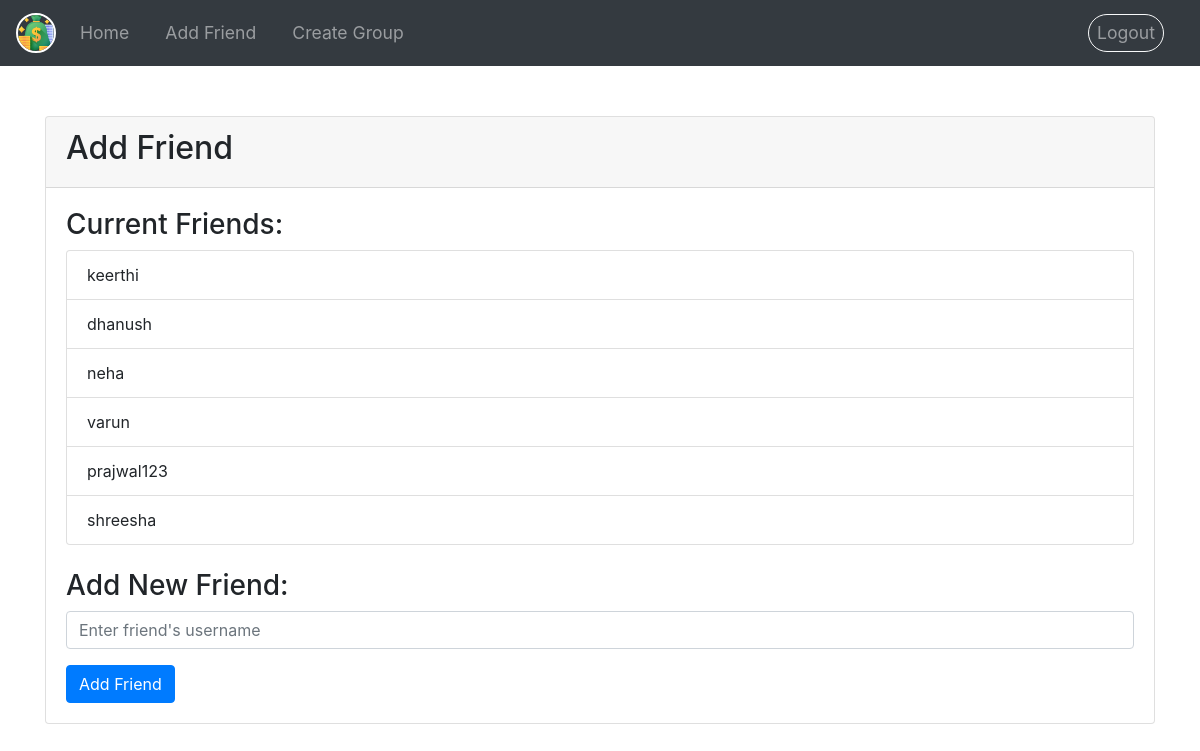
Before: /friends/add/ (signed in) with the older database file.
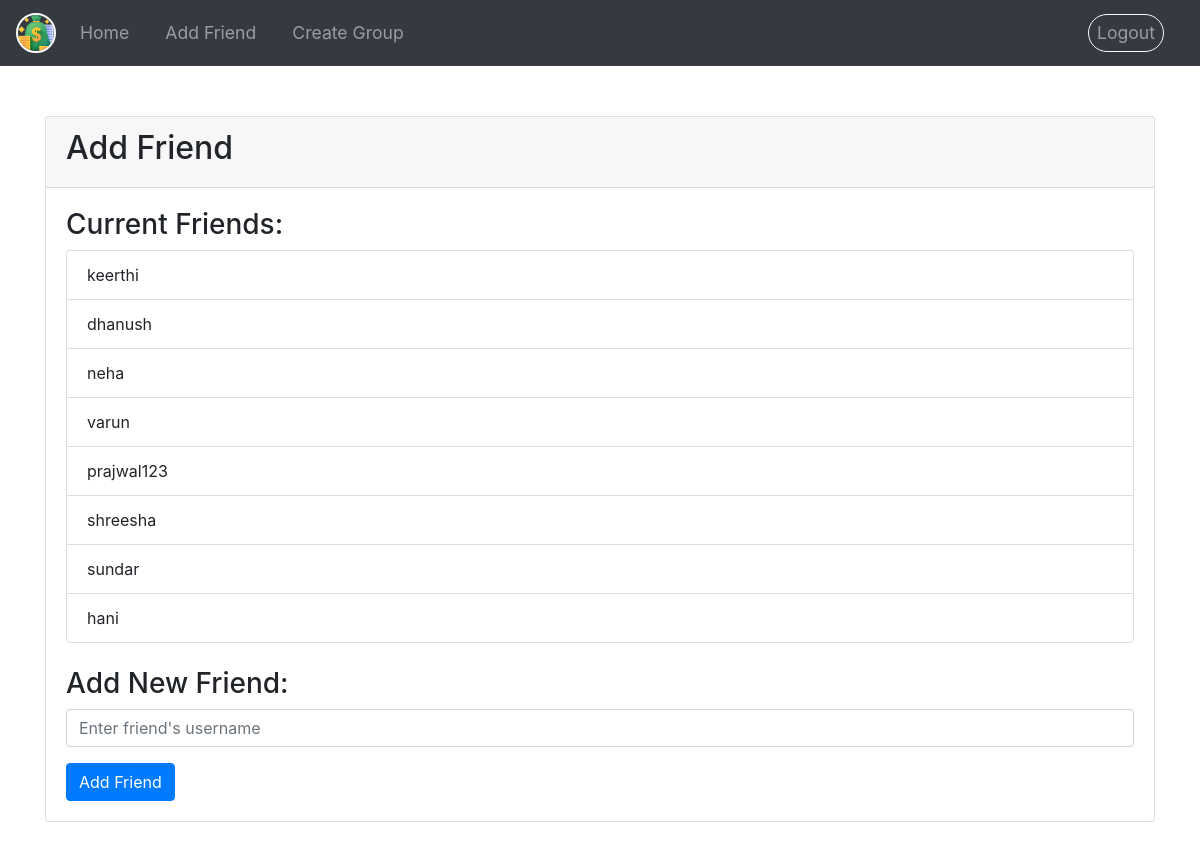
After: the same page with the newer database file.
### expenses/models.py (models this page shows)
class Friendship(models.Model):
    user1 = models.ForeignKey(User, related_name='friends1', on_delete=models.CASCADE)
    user2 = models.ForeignKey(User, related_name='friends2', on_delete=models.CASCADE)

### expenses/views.py (the view, shortened to what this page needs)
# urls.py: path('friends/add/', views.add_friend, name='add_friend'),
@login_required
def add_friend(request):
    friends = request.user.friends1.all()
    return render(request, 'add_friends.html', {'friends': friends})

### templates/add_friends.html (shortened to what this page needs)
<!DOCTYPE html>
<html lang="en">
<head>
    <link rel="stylesheet" href="https://cdn.jsdelivr.net/npm/bootstrap@4.3.1/dist/css/bootstrap.min.css">
</head>
<body>
    {% block navbar %}
        {% include "nav.html" %}
    {% endblock navbar %}
    <div class="container">
        <div class="card mb-4">
            <div class="card-header">
                <h2>Add Friend</h2>
            </div>
            <div class="card-body">
                <h3>Current Friends:</h3>
                <ul class="list-group mb-4">
                    {% if friends %}
                        {% for friend in friends %}
                            <li class="list-group-item">{{ friend.user2 }}</li>
                        {% endfor %}
                    {% else %}
                        <li class="list-group-item">No friends yet.</li>
                    {% endif %}
                </ul>
                <h3>Add New Friend:</h3>
                <form action="{% url 'add_friend' %}" method="post">
                    <div class="form-group">
                        <input type="text" name="username" class="form-control" placeholder="Enter friend's username" required>
                    </div>
                    <button type="submit" class="btn btn-primary">Add Friend</button>
                </form>
            </div>
        </div>
    </div>
</body>
</html>

Changed rows visible on the page:
added Friendship: user2 "sundar"
added Friendship: user2 "hani"
